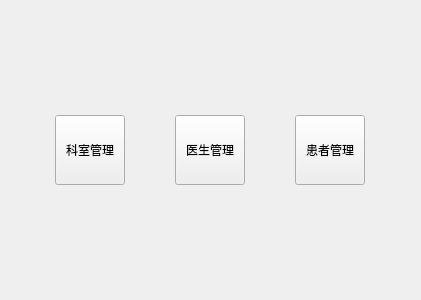
<?xml version="1.0" encoding="UTF-8"?>
<ui version="4.0">
 <class>Wellcome</class>
 <widget class="QWidget" name="Wellcome">
  <property name="geometry">
   <rect>
    <x>0</x>
    <y>0</y>
    <width>421</width>
    <height>300</height>
   </rect>
  </property>
  <property name="windowTitle">
   <string>欢迎</string>
  </property>
  <layout class="QVBoxLayout" name="verticalLayout">
   <item>
    <spacer name="verticalSpacer">
     <property name="orientation">
      <enum>Qt::Orientation::Vertical</enum>
     </property>
     <property name="sizeHint" stdset="0">
      <size>
       <width>20</width>
       <height>101</height>
      </size>
     </property>
    </spacer>
   </item>
   <item>
    <layout class="QHBoxLayout" name="horizontalLayout">
     <item>
      <widget class="QPushButton" name="btDepartment">
       <property name="minimumSize">
        <size>
         <width>70</width>
         <height>70</height>
        </size>
       </property>
       <property name="maximumSize">
        <size>
         <width>70</width>
         <height>70</height>
        </size>
       </property>
       <property name="text">
        <string>科室管理</string>
       </property>
      </widget>
     </item>
     <item>
      <widget class="QPushButton" name="btDoctor">
       <property name="minimumSize">
        <size>
         <width>70</width>
         <height>70</height>
        </size>
       </property>
       <property name="maximumSize">
        <size>
         <width>70</width>
         <height>70</height>
        </size>
       </property>
       <property name="text">
        <string>医生管理</string>
       </property>
      </widget>
     </item>
     <item>
      <widget class="QPushButton" name="pushButton_3">
       <property name="minimumSize">
        <size>
         <width>70</width>
         <height>70</height>
        </size>
       </property>
       <property name="maximumSize">
        <size>
         <width>70</width>
         <height>70</height>
        </size>
       </property>
       <property name="text">
        <string>患者管理</string>
       </property>
      </widget>
     </item>
    </layout>
   </item>
   <item>
    <spacer name="verticalSpacer_2">
     <property name="orientation">
      <enum>Qt::Orientation::Vertical</enum>
     </property>
     <property name="sizeHint" stdset="0">
      <size>
       <width>20</width>
       <height>101</height>
      </size>
     </property>
    </spacer>
   </item>
  </layout>
 </widget>
 <resources/>
 <connections/>
</ui>
